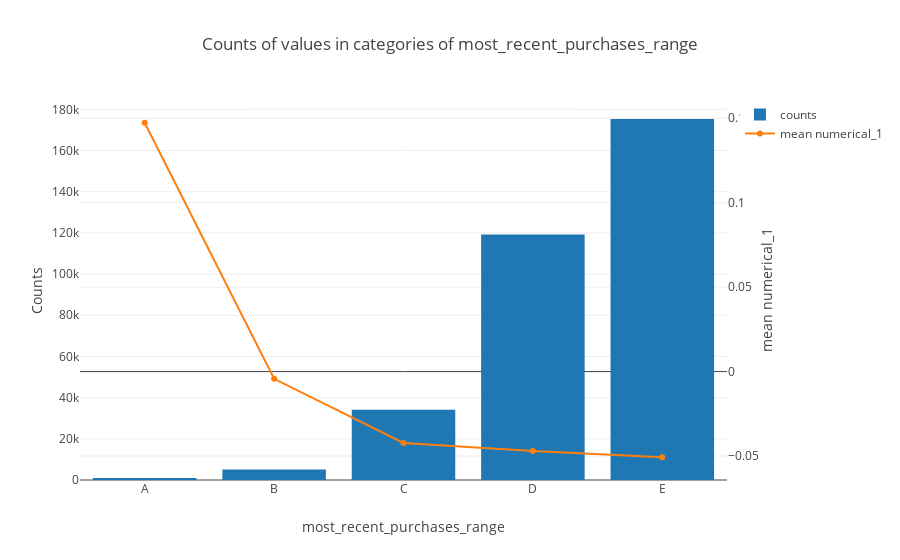

Source (notebook cell):
### Markdown cell above
## most recent purchases range

### Code cell
d = merchants['most_recent_purchases_range'].value_counts().sort_index()
e = merchants.loc[merchants['numerical_2'] < 0.1].groupby('most_recent_purchases_range')['numerical_1'].mean()
data = [go.Bar(x=d.index, y=d.values, name='counts'), go.Scatter(x=e.index, y=e.values, name='mean numerical_1', yaxis='y2')]
layout = go.Layout(dict(title = "Counts of values in categories of most_recent_purchases_range",
                        xaxis = dict(title = 'most_recent_purchases_range'),
                        yaxis = dict(title = 'Counts'),
                        yaxis2=dict(title='mean numerical_1', overlaying='y', side='right')),
                   legend=dict(orientation="v"))
py.iplot(dict(data=data, layout=layout))

### Figure 1 — Plotly figure (JSON) as saved in the notebook; plotly's stock layout.template omitted (floating-point values rounded to 4 significant figures)
{"data": [{"name": "counts", "type": "bar", "uid": "a719755f-80c1-4cec-8c31-c3489dfbe2ee", "x": ["A", "B", "C", "D", "E"], "y": [1010, 5046, 34144, 119187, 175309]}, {"name": "mean numerical_1", "type": "scatter", "uid": "00f70ef3-3d5a-4354-ae3f-f336f1ec98e2", "x": ["A", "B", "C", "D", "E"], "y": [0.1473, -0.004291, -0.04225, -0.0471, -0.05073], "yaxis": "y2"}], "layout": {"legend": {"orientation": "v"}, "title": "Counts of values in categories of most_recent_purchases_range", "xaxis": {"title": "most_recent_purchases_range"}, "yaxis": {"title": "Counts"}, "yaxis2": {"overlaying": "y", "side": "right", "title": "mean numerical_1"}}}
